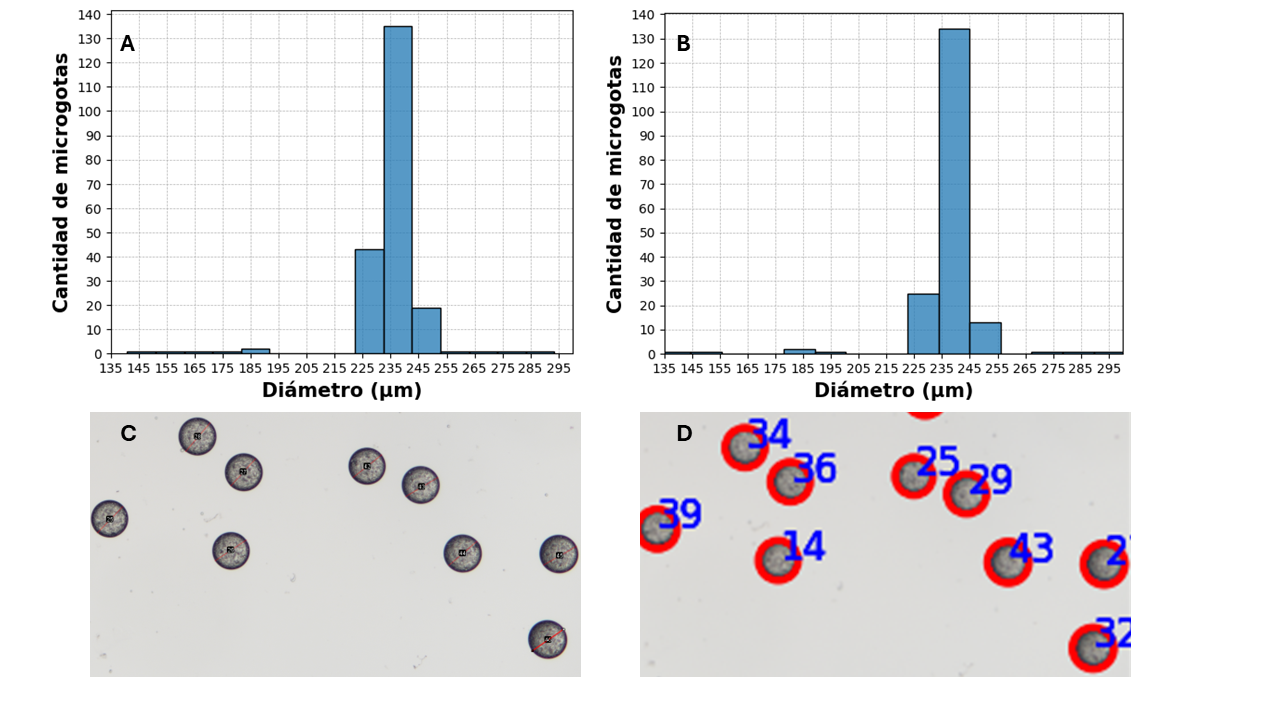
#> input picture images/comparacion.png, 1280 x 720 px
$ python -i droplet_measure_final.py   (imports and definitions only)
#> lines starting #> are read from the running program, lines starting #| are printed output that depends on the picture; after the words box and inside, x2 and y2 are one past the last pixel; in counts of white or black regions, pixels touching at a corner belong together
#prepare input and output directories
import os
import re
import time
import numpy as np
import pandas as pd
from datetime import datetime
import matplotlib.pyplot as plt
from skimage import data, color, filters,measure,draw
import matplotlib.image as mpimg
from concurrent.futures import ProcessPoolExecutor
from concurrent.futures import as_completed
from matplotlib.backends.backend_agg import FigureCanvasAgg as FigureCanvas
from matplotlib.patches import Circle
import cv2
from tkinter import *

# Define the maximum number of processes to use
# Define el número máximo de procesos a utilizar
MAX_PROCESSES = 16

# Function to highlight matched text in search results
# Función para resaltar el texto coincidente en los resultados de búsqueda
# [8 lines left out: function highlight_match, not called in this run]

#default pixel size
DEFAULT_PIXED_SIZE = None

SIZE_REDUCTION_RESOLUTION = 4

ONLY_ONE = False

SAMPLE_NUM = 0

TIME_CONSUMED = 0


# [38 lines left out: functions processImages, navigateDir, not called in this run]

def detect_measure_contours(img,xdim=-250,ydim=-500,contour_level=0.8):
    #to gray scale
#> called with xdim = -250, ydim = -500, contour_level = 0.8
    gray_image = color.rgb2gray(img)
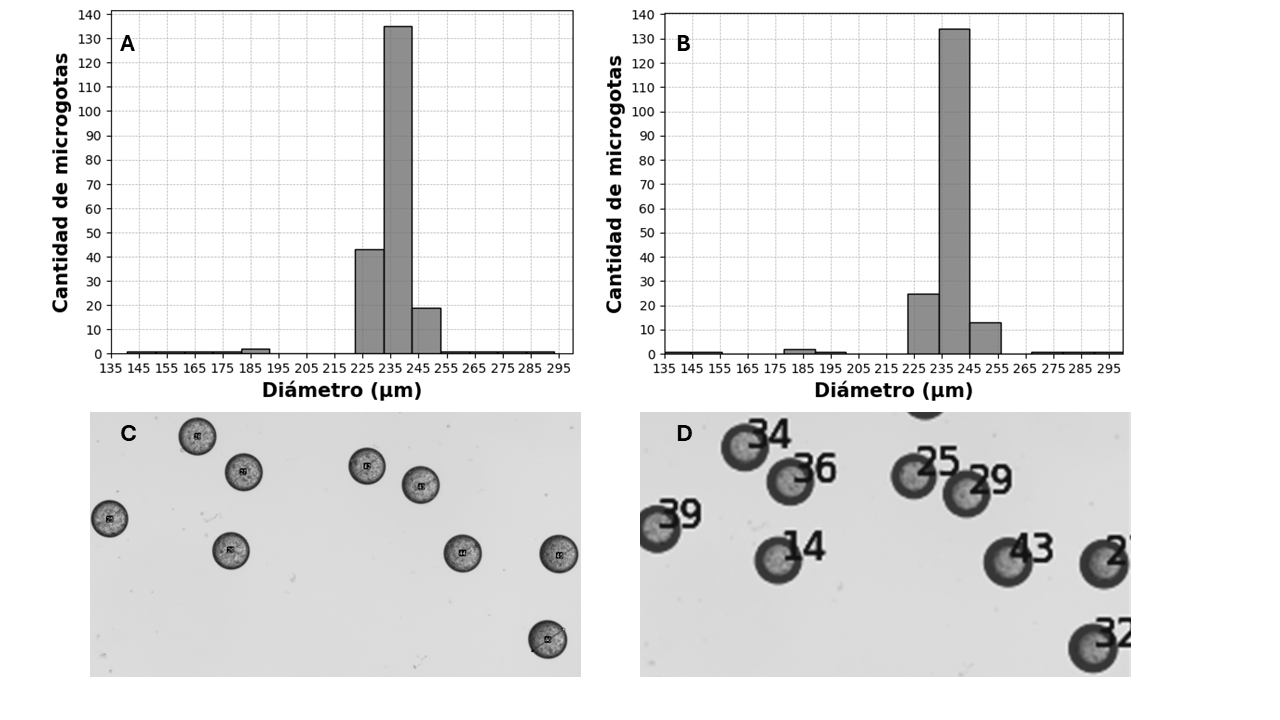
#> gray_image: shape (720, 1280) float64; min 0, max 1, mean 0.908

    # Otsu's thresholding
    thresh = filters.threshold_otsu(gray_image)
#> thresh = 0.674
    binary_inv = gray_image > thresh
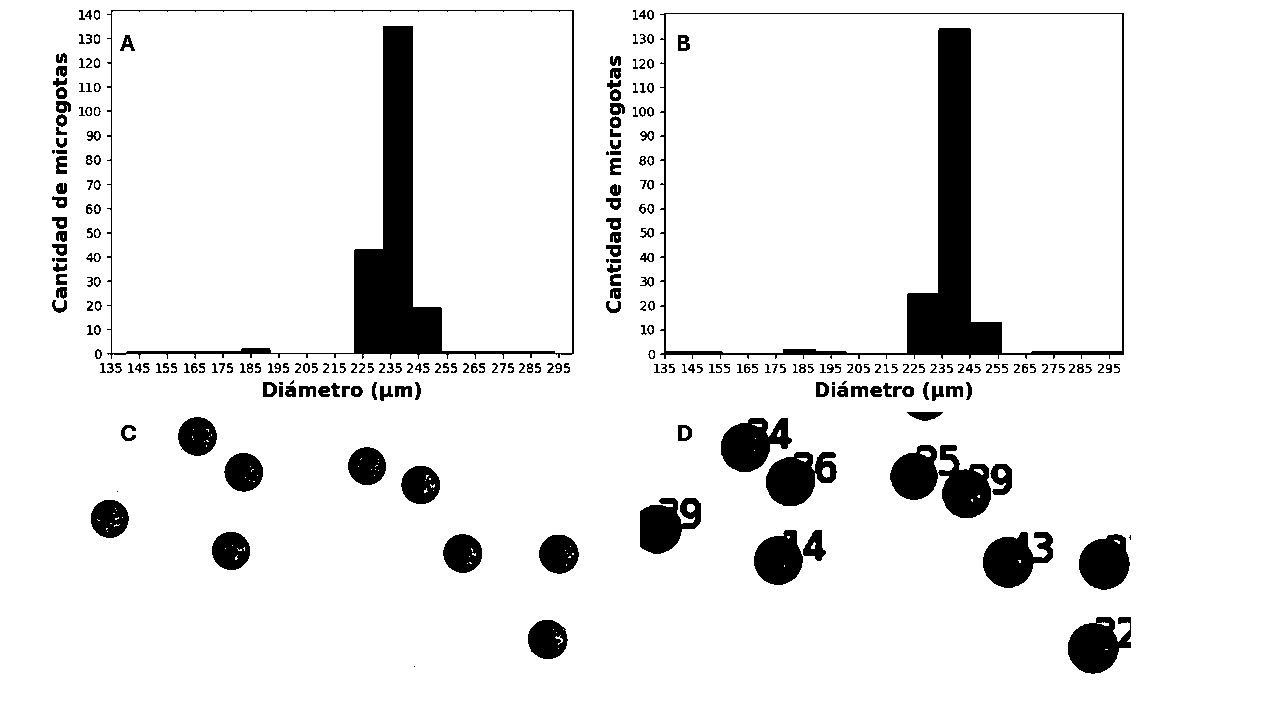
#> binary_inv: shape (720, 1280) bool; 91.6% white; 265 black regions (14 under 20 px), largest, box (x1, y1, x2, y2) and area: (107, 10, 574, 359) 16965, (660, 13, 1124, 359) 16956, (890, 445, 991, 518) 4287

    # Blur img
    blur = filters.gaussian(binary_inv, sigma=1)

    # Otsu's thresholding
    thresh = filters.threshold_otsu(blur)
#> thresh = 0.541
    binary = blur > thresh
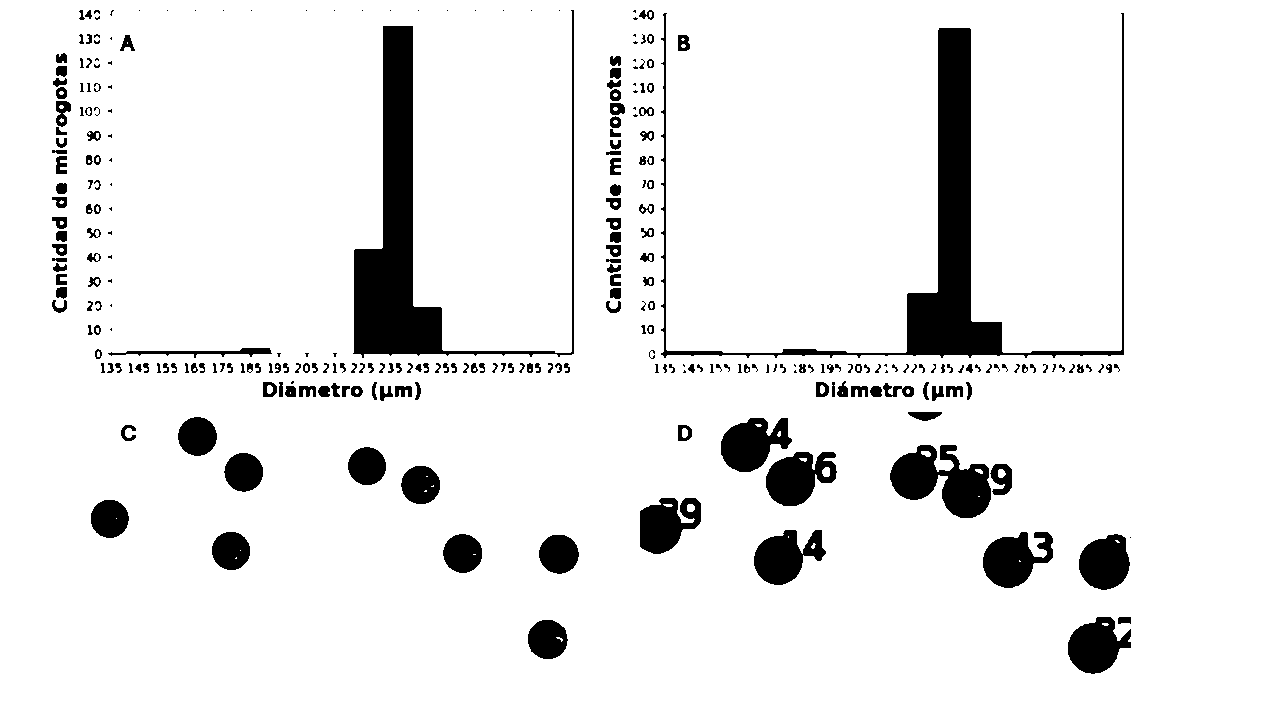
#> binary: shape (720, 1280) bool; 91.7% white; 292 black regions (66 under 20 px), largest, box (x1, y1, x2, y2) and area: (661, 13, 1124, 358) 16517, (353, 10, 574, 358) 15352, (890, 445, 991, 518) 4314

    # Find contours
    contours = measure.find_contours(binary, level=contour_level)
#> contours = 382 point arrays, longest 3099 points

    return contours,img

# [536 lines left out: functions draw_contours_in_empty, draw_main_rectangle_in_image_and_get_main_contour, calculate_pixel_size, detectMeasure, joinGlobal, processDir and 2 more, not called in this run]

# Punto de entrada del programa
# [2 lines not run here, left out]

>>> import cv2
>>> picture = cv2.cvtColor(cv2.imread('images/comparacion.png'), cv2.COLOR_BGR2RGB)
>>> result = detect_measure_contours(picture)
